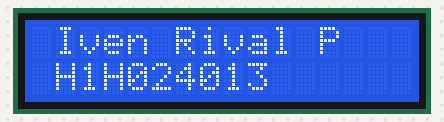
The sketch below on a simulated Arduino Uno, built with avr-gcc and run on an emulated ATmega328P. Shown: 16×2 character LCD.

Above: at 0.1 s.
At 1.2 s:
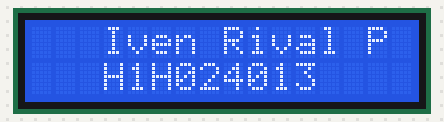
At 2.2 s:
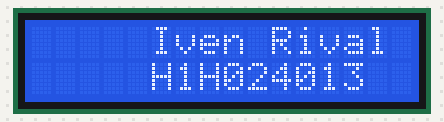
At 4.3 s:
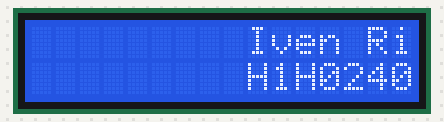
At 6.4 s:
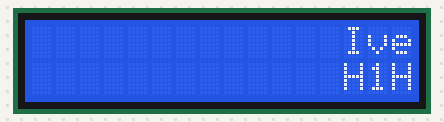
At 9.0 s:
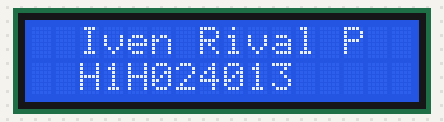

Measured:
- by itself, everything shown: repeats every 8.4 s, in 16 steps
- what the display in image 1 shows lasts 0.6 s, from 1.1 s to 1.7 s

The sketch:

NamaBergerak.ino
```cpp
#include <LiquidCrystal_I2C.h> //LiquidCrystal_I2C
const int col = 16; //
const int row = 2;
LiquidCrystal_I2C lcd(0x27, col, row);

int position = 0;
void setup(){
  lcd.init();
  lcd.backlight();
  lcd.clear();
}

void loop(){
  lcd.clear();
  position += 1;
  lcd.setCursor(position, 0);
  lcd.print("Iven Rival P");
  lcd.setCursor(position, 1);
  lcd.print("H1H024013");

 if(position < 0 || position >= col){
    position = 0;
}

  delay(500);
}
```
